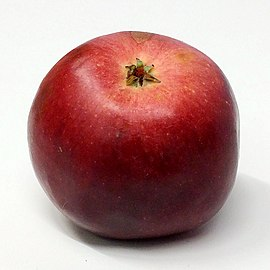
#> input picture Aufgaben/2023_wise_ki1_a5-main/beispieldaten/apfel/270px-Alice_(apple).jpg, 270 x 270 px
$ python -i featureberechnung.py   (imports and definitions only)
#> lines starting #> are read from the running program, lines starting #| are printed output that depends on the picture; after the words box and inside, x2 and y2 are one past the last pixel; in counts of white or black regions, pixels touching at a corner belong together
#> further down, picture is the input picture: shape (270, 270, 3); mean B, G, R 142.7, 145, 183.5
import cv2
from image_functions import get_pixel_color_by_colorname
import numpy as np

# Irgendwelche Features spucken eine Zahl aus

def eigenes_feature(image: np.ndarray):
    # TODO: überlege dir ein sinnvolles Feature, das du berechnen kannst
        # Bild in Graustufen umwandeln
    gray = cv2.cvtColor(image, cv2.COLOR_BGR2GRAY)
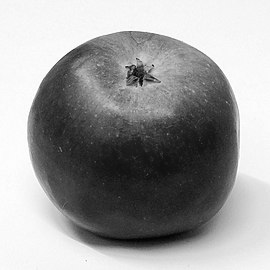
#> gray: shape (270, 270); min 2, max 255, mean 156.3

    # Gauss'schen Weichzeichners, um das Bild zu glätten und das Rauschen zu reduzieren
    verwischung = cv2.GaussianBlur(gray, (5, 5), 0)

    # Canny-Kantenerkennungsalgorithmus
    kanten = cv2.Canny(verwischung, 30, 150)
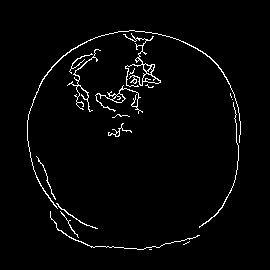
#> kanten: shape (270, 270); 2.6% white in thin lines or dots, all inside (x1, y1, x2, y2) = (27, 30, 241, 250)

    # Finde Konturen im Bild
    konturen, _ = cv2.findContours(kanten.copy(), cv2.RETR_EXTERNAL, cv2.CHAIN_APPROX_SIMPLE)
#> konturen = 18 contours, 10 with area under 20; largest, box (x1, y1, x2, y2) and area: (123, 33, 161, 87) 262, (95, 85, 143, 114) 107, (27, 30, 241, 209) 97, (67, 49, 101, 112) 44, (108, 123, 132, 137) 26, (199, 102, 239, 228) 24, (50, 211, 200, 250) 21, (56, 203, 98, 229) 21

    groesste_kontur = max(konturen, key=cv2.contourArea)
#> groesste_kontur = contour of 254 points, box (x1, y1, x2, y2) (123, 33, 161, 87), area 262

    umfang = cv2.arcLength(groesste_kontur, True)
#> umfang = 475.7
    bereich = cv2.contourArea(groesste_kontur)
#> bereich = 262
    rundheit = 4 * np.pi * bereich / (umfang ** 2)
#> rundheit = 0.0145

    # Definiere Schwellenwert für Rundheit
    rundheit_schwellwert = 0.7

    # Wenn Rundheit größer als Schwellwert, dann vermutlich rund
    if rundheit > rundheit_schwellwert:
        # Zeichne Clickbait-Rechteck um das erkannte Objekt
        x, y, w, h = cv2.boundingRect(groesste_kontur)
        cv2.rectangle(image, (x, y), (x + w, y + h), (0, 255, 0), 2)

    return rundheit


# [84 lines left out: functions mittlerer_rotwert, oberflaechentextur, stielansatz, krümmungsgrad, gelbton_vergleich, lichtreflexion_kontrast, not called in this run]


def berechne_features(image: np.ndarray):
    # ruft alle features auf und gibt sie als array zurück
    return np.array([mittlerer_rotwert(image), eigenes_feature(image)])


# [6 lines left out: function features_von_bild, not called in this run]

>>> import cv2
>>> picture = cv2.imread('beispieldaten/apfel/270px-Alice_(apple).jpg')
>>> result = eigenes_feature(picture)
#> result = 0.0145

$ run again, on Aufgaben/2023_wise_ki1_a5-main/beispieldaten/apfel/330px-Pink_lady_and_cross_section.jpg
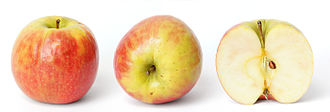
#> input picture Aufgaben/2023_wise_ki1_a5-main/beispieldaten/apfel/330px-Pink_lady_and_cross_section.jpg, 330 x 112 px
#> picture is the input picture: shape (112, 330, 3); mean B, G, R 181.8, 212.2, 238.5
#> in eigenes_feature, `gray = cv2.cvtColor(image, cv2.COLOR_BGR2GRAY)`:
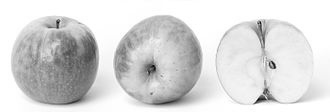
#> gray: shape (112, 330); min 7, max 255, mean 216.6
#> in eigenes_feature, `kanten = cv2.Canny(verwischung, 30, 150)`:
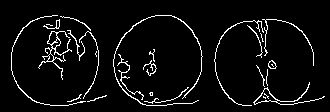
#> kanten: shape (112, 330); 5.4% white in thin lines or dots, all inside (x1, y1, x2, y2) = (11, 15, 325, 106)
#> konturen = 24 contours, 15 with area under 20; largest, box (x1, y1, x2, y2) and area: (38, 31, 72, 80) 206, (253, 82, 325, 105) 182, (113, 15, 203, 106) 76, (268, 60, 277, 69) 46, (11, 15, 86, 106) 37
#> groesste_kontur = contour of 184 points, box (x1, y1, x2, y2) (38, 31, 72, 80), area 206
#> umfang = 359.6
#> bereich = 206
#> rundheit = 0.02
